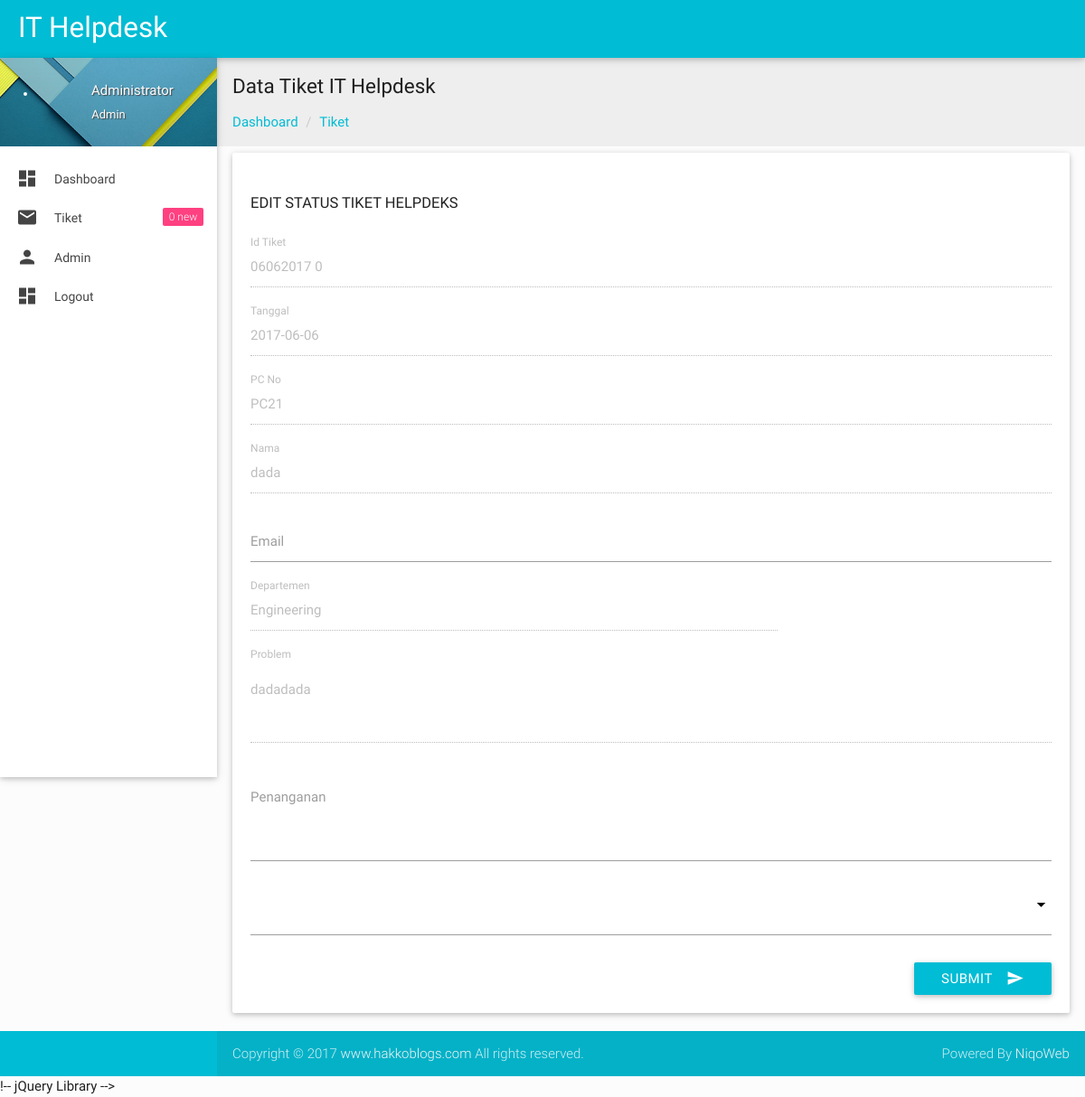
/admin/edit-tiket.php?id=06062017 0 (signed in), run on the app's committed database.
### tables this page shows
CREATE TABLE `tiket` (
  `id_tiket` varchar(20) NOT NULL,
  `tanggal` date NOT NULL,
  `pc_no` varchar(10) NOT NULL,
  `nama` varchar(50) NOT NULL,
  `email` varchar(50) NOT NULL,
  `departemen` varchar(50) NOT NULL,
  `problem` varchar(200) NOT NULL,
  `penanganan` varchar(200) NOT NULL,
  `status` varchar(30) NOT NULL,
  PRIMARY KEY (`id_tiket`)
);

### admin/edit-tiket.php (the view, shortened to what this page needs)
<?php
if (empty($_SESSION['username'])){
	header('location:../index.php');
} else {
?>
<!DOCTYPE html>
<html lang="en">
<?php include "head.php"; ?>
<body>
<?php include "header.php"; ?>
  <div id="main">
    <div class="wrapper">
      <?php include "menu.php"; ?>
<?php } ?>
      <section id="content">
        <div id="breadcrumbs-wrapper" class=" grey lighten-3">
          <div class="container">
            <div class="row">
              <div class="col s12 m12 l12">
                <h5 class="breadcrumbs-title">Data Tiket IT Helpdesk</h5>
                <ol class="breadcrumb">
                    <li><a href="index.php">Dashboard</a></li>
                    <li><a href="tiket.php">Tiket</a></li>
                </ol>
              </div>
            </div>
          </div>
        </div>
        <div class="container">
          <?php
            $kd = $_GET['id'];
			$sql = mysqli_query($koneksi, "SELECT * FROM tiket WHERE id_tiket='$kd'");
			if(mysqli_num_rows($sql) == 0){
				header("Location: tiket.php");
			}else{
				$row = mysqli_fetch_assoc($sql);
			}
			?>
           <div class="col s8 m8 l6">
                <div class="card-panel">
                  <h4 class="header2">Edit Status Tiket Helpdeks</h4>
                  <div class="row">
                    <form action="" method="post" enctype="multipart/form-data" name="form1" id="form1" class="col s12">
                    <div class="row">
                        <div class="input-field col s12">
                          <input id="id_tiket" name="id_tiket" value="<?php echo $row['id_tiket']; ?>" type="text" readonly="readonly">
                          <label for="Id Tiket">Id Tiket</label>
                        </div>
                      </div>
                      <div class="row">
                        <div class="input-field col s12">
                          <input id="tanggal" name="tanggal" value="<?php echo $row['tanggal']; ?>" type="text" readonly="readonly">
                          <label for="Tanggal">Tanggal</label>
                        </div>
                      </div>
                      <div class="row">
                        <div class="input-field col s12">
                          <input id="pc_no" name="pc_no" value="<?php echo $row['pc_no']; ?>" type="text" readonly="readonly">
                          <label for="PC No">PC No</label>
                        </div>
                      </div>
                      <div class="row">
                        <div class="input-field col s12">
                          <input id="nama" name="nama" value="<?php echo $row['nama']; ?>" type="text" readonly="readonly">
                          <label for="Nama">Nama</label>
                        </div>
                      </div>
                      <div class="row">
                        <div class="input-field col s12">
                          <input id="email" name="email" value="<?php echo $row['email']; ?>" type="email" ">
                          <label for="Email">Email</label>
                        </div>
                      </div>
                      <div class="row">
                        <div class="input-field col s8">
                          <input id="departemen" name="departemen" value="<?php echo $row['departemen']; ?>" type="text" readonly="readonly">
                          <label for="Departemen">Departemen</label>
                        </div>
                      </div>
                      <div class="row">
                        <div class="input-field col s12">
                          <textarea id="problem" name="problem" class="materialize-textarea validate" length="120" readonly="readonly"><?php echo $row['problem']; ?></textarea>
                          <label for="Problem">Problem</label>
                        </div>
                      </div>
                      <div class="row">
                        <div class="input-field col s12">
                          <textarea id="penanganan" name="penanganan" class="materialize-textarea validate" length="120"></textarea>
                          <label for="Penanganan">Penanganan</label>
                        </div>
                      </div>
                      <div class="row">
                        <div class="input-field col s12">
                        </div>
                      </div>
                        <div class="row">
                          <div class="input-field col s12">
                            <button class="btn cyan waves-effect waves-light right" type="submit" name="update" id="update">Submit
                              <i class="mdi-content-send right"></i>
                            </button>
                          </div>
                        </div>
                      </div>
                  </div>
                </div>
              </div>
          </div>
        </div>
 <?php include "footer.php"; ?>
    !-- jQuery Library -->
</body>
</html>

### admin/css/style.css (style rules this page uses)
body { background-color: #fcfcfc; }
#main, footer { padding-left: 240px; }
.container { padding: 0 0.5rem; margin: 0 auto; max-width: 100% !important; width: 98%; }
#content .container .row { margin-bottom: 0; }
@media only screen and (min-width: 601px) { .container { width: 98%; } }
@media only screen and (min-width: 993px) { .container { width: 98%; } }
h4.header2 { font-size: 1.1rem; font-weight: 400; text-transform: uppercase; }
.breadcrumb { padding: 0px; margin: 15px 0px; list-style: none; }
.breadcrumbs-title { font-size: 1.5rem; line-height: 1.804rem; margin: 18px 0px 0px 0px; }
.breadcrumb > li { display: inline-block; }
.breadcrumb a { color: #00bcd4; }
.breadcrumb > li + li:before { padding: 0 5px; color: #ccc; content: "/\00a0"; }

### data on the page
tiket: id_tiket "06062017 0", tanggal "2017-06-06", pc_no "PC21", nama "dada", departemen "Engineering", problem "dadadada"

### other printed values
$_SESSION['fullname'] "Administrator"
$_SESSION['level'] "Admin"
$total2 "0"
